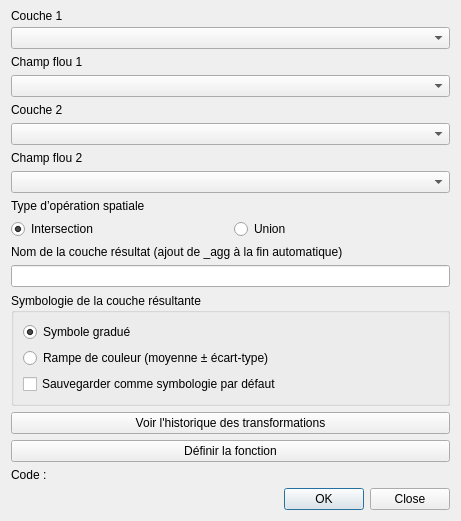
<?xml version="1.0" encoding="UTF-8"?>
<ui version="4.0">
 <class>FuzzyAggregateDialog</class>
 <widget class="QDialog" name="FuzzyAggregateDialog">
  <property name="geometry">
   <rect>
    <x>0</x>
    <y>0</y>
    <width>461</width>
    <height>420</height>
   </rect>
  </property>
  <property name="windowTitle">
   <string>Fuzzy Aggregate</string>
  </property>
  <layout class="QVBoxLayout" name="verticalLayout">
   <item>
    <widget class="QLabel" name="labelLayer1">
     <property name="minimumSize">
      <size>
       <width>10</width>
       <height>10</height>
      </size>
     </property>
     <property name="text">
      <string>Couche 1</string>
     </property>
    </widget>
   </item>
   <item>
    <widget class="QComboBox" name="layerCombo1"/>
   </item>
   <item>
    <widget class="QLabel" name="labelField1">
     <property name="text">
      <string>Champ flou 1</string>
     </property>
    </widget>
   </item>
   <item>
    <widget class="QComboBox" name="fieldCombo1"/>
   </item>
   <item>
    <widget class="QLabel" name="labelLayer2">
     <property name="text">
      <string>Couche 2</string>
     </property>
    </widget>
   </item>
   <item>
    <widget class="QComboBox" name="layerCombo2"/>
   </item>
   <item>
    <widget class="QLabel" name="labelField2">
     <property name="text">
      <string>Champ flou 2</string>
     </property>
    </widget>
   </item>
   <item>
    <widget class="QComboBox" name="fieldCombo2"/>
   </item>
   <item>
    <widget class="QLabel" name="labelOperation">
     <property name="text">
      <string>Type d’opération spatiale</string>
     </property>
    </widget>
   </item>
   <item>
    <layout class="QHBoxLayout">
     <item>
      <widget class="QRadioButton" name="radioIntersection">
       <property name="text">
        <string>Intersection</string>
       </property>
       <property name="checked">
        <bool>true</bool>
       </property>
      </widget>
     </item>
     <item>
      <widget class="QRadioButton" name="radioUnion">
       <property name="text">
        <string>Union</string>
       </property>
      </widget>
     </item>
    </layout>
   </item>
   <item>
    <widget class="QLabel" name="labelOutput">
     <property name="text">
      <string>Nom de la couche résultat (ajout de _agg à la fin automatique)</string>
     </property>
    </widget>
   </item>
   <item>
    <widget class="QLineEdit" name="outputLayerName"/>
   </item>
   <item>
    <widget class="QGroupBox" name="groupSymbology">
     <property name="title">
      <string>Symbologie de la couche résultante</string>
     </property>
     <layout class="QVBoxLayout" name="verticalLayoutSymbology">
      <item>
       <widget class="QRadioButton" name="radioGraduated">
        <property name="text">
         <string>Symbole gradué</string>
        </property>
        <property name="checked">
         <bool>true</bool>
        </property>
       </widget>
      </item>
      <item>
       <widget class="QRadioButton" name="radioRamp">
        <property name="text">
         <string>Rampe de couleur (moyenne ± écart-type)</string>
        </property>
       </widget>
      </item>
      <item>
       <widget class="QCheckBox" name="checkDefaultStyle">
        <property name="text">
         <string>Sauvegarder comme symbologie par défaut</string>
        </property>
       </widget>
      </item>
     </layout>
    </widget>
   </item>
   <item>
    <widget class="QPushButton" name="btnShowMetadata">
     <property name="text">
      <string>Voir l'historique des transformations</string>
     </property>
    </widget>
   </item>
   <item>
    <widget class="QPushButton" name="defineFunctionButton">
     <property name="text">
      <string>Définir la fonction</string>
     </property>
    </widget>
   </item>
   <item>
    <widget class="QLabel" name="functionLabel">
     <property name="text">
      <string>Code : </string>
     </property>
    </widget>
   </item>
   <item>
    <widget class="QDialogButtonBox" name="buttonBox">
     <property name="standardButtons">
      <set>QDialogButtonBox::Close|QDialogButtonBox::Ok</set>
     </property>
    </widget>
   </item>
  </layout>
 </widget>
 <resources/>
 <connections/>
</ui>
